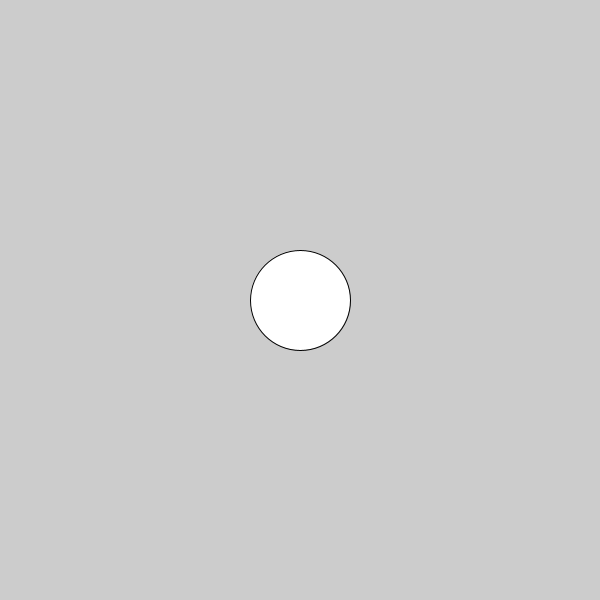
Frame 1 (no input)
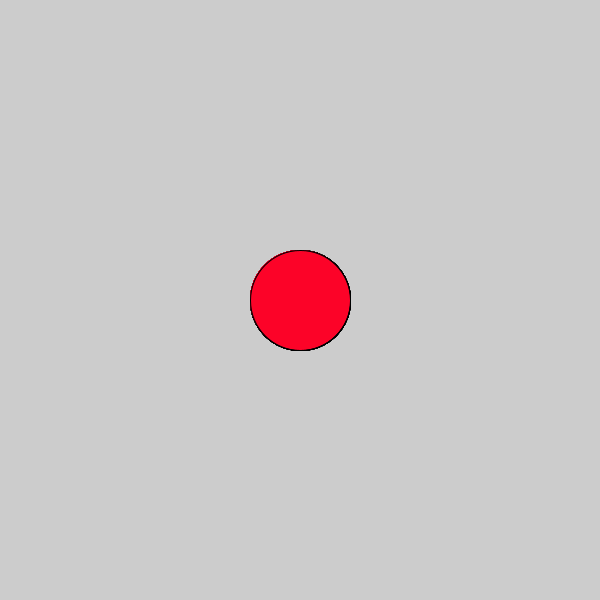
Frame 60 (the mouse pressed at the canvas centre just before this capture)
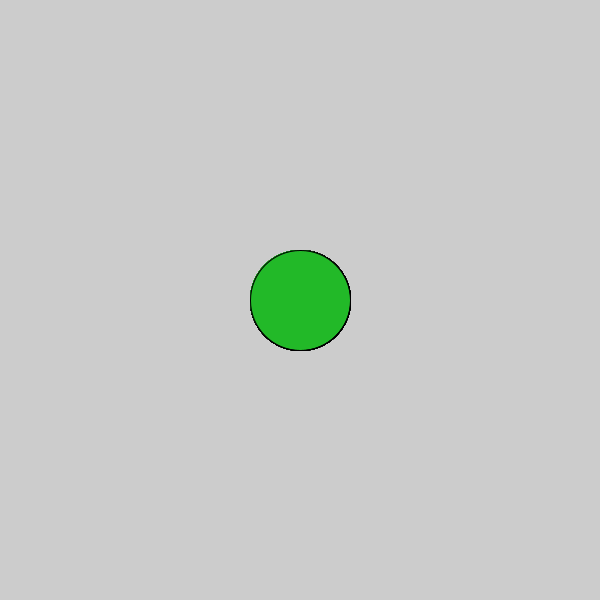
Frame 120 (the mouse held since frame 60 and released just before this capture)

The Processing sketch that drew these frames (run headless with seeded random() and noise(); from frame 60 on, the mouse is pressed at the canvas centre):

// Processing sketch: c_LogicalDot
// ── c_LogicalDot.pde

void setup() {
  
// 1. Set the size of the sketch. Make it 600 pixels square. 
 size(600,600);

}

void draw() {
ellipse(300,300,100,100);
// 2. Draw an ellipse
// Run the program to make sure it works before moving on.


// 3. Change the color of the ellipse when the mouse is pressed.
//    Use the following code, but put your colors where indicated
//    Remember to use the   fill()  command to set colors.

if (mousePressed) {
fill(#22B928);
   //  put one color here 
  
} else {
fill(#FC0328);
   // put a different color here
  
}  
  
  
  
}
